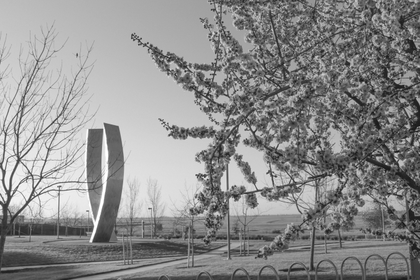
%> input picture Intro to Digital Image Processing/Lab3/Lab_03_image_original(png).png, 420 x 280 px, shrunk from 675 x 450 before the run, given in place of Lab_03_image2_light.tif, which was not available
$ octave test.m   (GNU Octave 9; MATLAB toolbox functions it lacks are replaced by stand-ins)
%> lines starting %> are read from the running program, lines starting %| are printed output that depends on the picture; long printed decimals are rounded; pictures that were not available may be replaced by others from this repository, and a replacement may not be noted
### Intro to Digital Image Processing/Lab3/zip/equalize.m
%% equalize.m
function out = equalize(input)
% equalize The function performs histogram equalization on a greyscale
%          image.
%
% Syntax:
%   out = equalize(input);
%
% Input:
%   input = greyscale image with intensity values from 0-255
%
% Output:
%   out = returns a greyscale image which is the histogram equalized
%         version of the original image
%
% History:
%   Jose Luciano - Created equalize function 4/10/2022
[r c] = size(input);
out = uint8(zeros(r,c));

% perform the histogram equalization of input image [0,255]
graph = compute_histogram(input);

plot_histogram(graph);

%compute the transformation vector
T = histogram_transform(graph);

% loop all the values, perform equalization for each pixel
for x = 1:r %each row
    for y = 1:c %each column
         index = input(x,y);
         if index == 0
             index = 1;
         end
         out(x,y) = T(index,1);%from T
    end
end
graph_eq = compute_histogram(out);
plot_histogram(graph_eq);

% get average and standard deviation using built-in functions
% change images to type double to calculate mean and std
input = double(input);
std_original = std(input(:));
mean_original = mean(input(:));

out = double(out);
std_eq = std(out(:));
mean_eq = mean(out(:));

fprintf('Original Image: Standard Deviation = %f   ', std_original);
fprintf('Mean = %f\n', mean_original);

fprintf('Equalized Image: Standard Deviation = %f   ', std_eq);
fprintf('Mean = %f\n', mean_eq);

out = uint8(out);
end

### Intro to Digital Image Processing/Lab3/zip/compute_histogram.m
%% compute_histogram.m
function h = compute_histogram(A)
% compute_histogram Compute the normalized histogram of the image
%
% Syntax:
%   h = compute_histogram(A);
%
% Input:
%   A =  greyscale image with intensity values from 0-255
%
% Output:
%   h = a vector of length 256 which is the normalized histogram of the
%       greyscale image
% History:
%   Jose Luciano - Created compute_histogram function 4/9/2022
[r c] = size(A);
%initialize histogram
h = double(zeros(256,1));
for x = 1:r
    for y = 1:c
        index = A(x,y);
        if index == 0
            index = 1;
        end
        %count how many times each value appears
        h(index,1) = h(index,1) + 1;

    end
end
%normalization
for x = 1:256
    h(x,1) = h(x,1)./(r*c);
end
end

### Intro to Digital Image Processing/Lab3/zip/plot_histogram.m
%% plot_histogram.m
function plot_histogram(data)
% plot_histogram Plots the normalized histogram
%
% Syntax:
%   plot_histogram(data);
%
% Input:
%   data = normalized histogram
%
% Output:
%   plots the histogram
%
% History:
%   Jose Luciano - Created plot_histogram function 4/09/2022
figure;
bar(data);

%change axis, xlabel = intensity value and ylabel = PMF
xlabel('intensity value');
xlim([1 255]);
ylabel('PMF');
y = max(data(:,1));
ylim([0 y]);

end

### Intro to Digital Image Processing/Lab3/zip/histogram_transform.m
%% histogram_transform.m
function T = histogram_transform(A)
% histogram_transform Computes the transformation function for histogram
%                     equalization
%
% Syntax:
%   T = histogram_transform(A);
%
% Input:
%   A = a normalized histogram
%
% Output:
%   T = a length 256 vector which represents the transformation function
%       for histogram equalization
%
% History:
%   Jose Luciano - Created histogram_tranform function 4/9/2022
T = uint8(zeros(256,1));
sum = 0;
for x = 1:256
    sum = sum + A(x,1);
    T(x,1) = 255*sum; %use the equation from textbook
end
end

### Intro to Digital Image Processing/Lab3/zip/test.m
%test script
in_img = imread('Lab_03_image2_light.tif');
%> in_img is the input picture: size 280x420x3 uint8; min 20, max 255, mean 140.9
temp = equalize(in_img);
%> after the loop in compute_histogram, `for x = 1:r`: h = 256 values, max 2973 at index 193, min 0 at index 1, mean 1378.1
%> after the loop in compute_histogram, `for x = 1:256`: h = 256 values, max 0.00843 at index 193, min 0 at index 1, mean 0.00391
%> in equalize, `graph = compute_histogram(input);`: graph has the same summary as h in compute_histogram
%> in plot_histogram, `y = max(data(:,1));`: y = 0.00843
%> in equalize, `plot_histogram(graph);`:
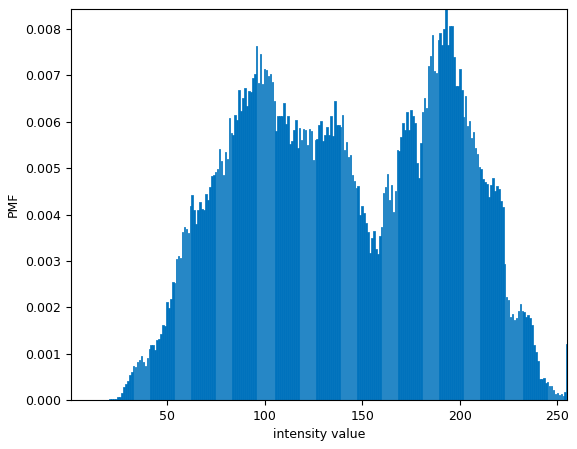
%> figure redrawn from the program's plot data; tallest bar 0.00843 high, from x = 192.6 to 193.4
%> the loop in histogram_transform, `for x = 1:256` made 256 passes
%> sum on passes 1 to 3: 0, 0, 0
%> after the loop in histogram_transform, `for x = 1:256`: T = 256 values from 0 to 255; sum = 1
%> in equalize, `T = histogram_transform(graph);`: T = 256 values from 0 to 255
%> after the loop in equalize, `for x = 1:r`:
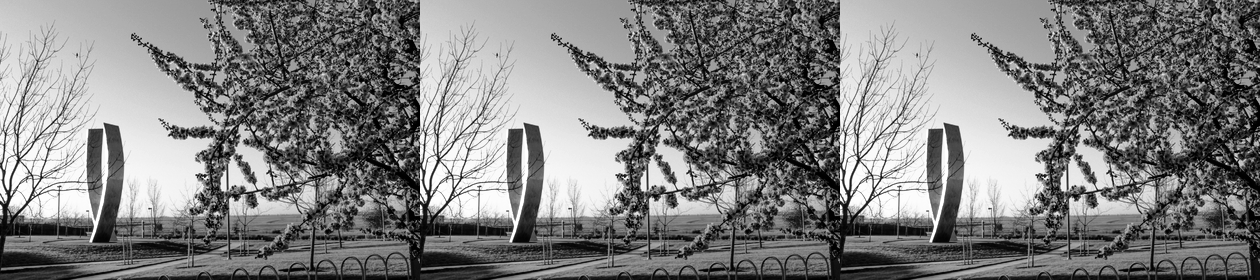
%> out: size 280x1260 uint8; min 0, max 255, mean 128.2
%> in equalize, `graph_eq = compute_histogram(out);`: graph_eq = 256 values, max 0.00843 at index 203, min 0 at index 16, mean 0.00391
%> in equalize, `std_original = std(input(:));`: std_original = 51.99
%> in equalize, `mean_original = mean(input(:));`: mean_original = 140.9
%> in equalize, `std_eq = std(out(:));`: std_eq = 73.59
%> in equalize, `mean_eq = mean(out(:));`: mean_eq = 128.2
%| Original Image: Standard Deviation = 51.995   Mean = 140.876
%| Equalized Image: Standard Deviation = 73.589   Mean = 128.219
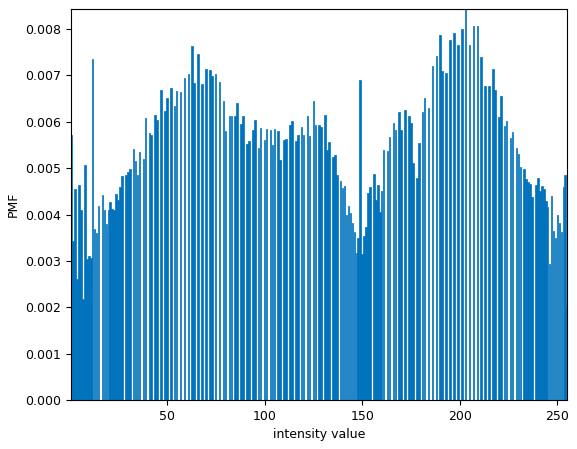
%> figure redrawn from the program's plot data; tallest bar 0.00843 high, from x = 202.6 to 203.4
figure;
imshow(temp);
imwrite(temp, 'light_image.png');
imwrite(in_img,'Lab_03_image2_light(png).png');

in_img2 = imread('Lab_03_image1_dark.tif');
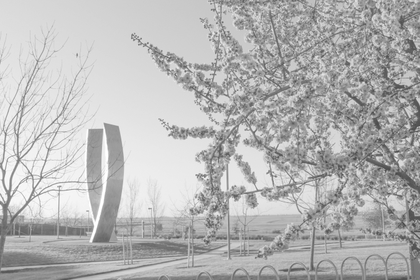
%> input picture Intro to Digital Image Processing/Lab3/Lab_03_image2_light(png).png, 420 x 280 px, shrunk from 675 x 450 before the run, given in place of Lab_03_image1_dark.tif, which was not available
%> in_img2 is the input picture: size 280x420 uint8; min 68, max 255, mean 182
temp2 = equalize(in_img2);
%> in equalize (call 2), `graph = compute_histogram(input);`: graph = 256 values, max 0.0145 at index 215, min 0 at index 1, mean 0.00391
%> in equalize (call 2), `plot_histogram(graph);`:
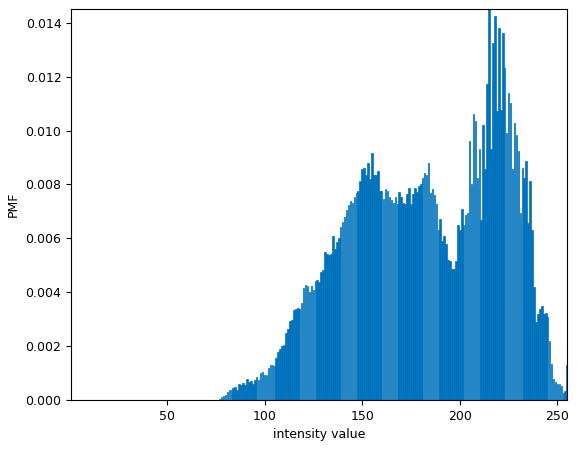
%> figure redrawn from the program's plot data; tallest bar 0.0145 high, from x = 214.6 to 215.4
%> after the loop in equalize (call 2), `for x = 1:r`:
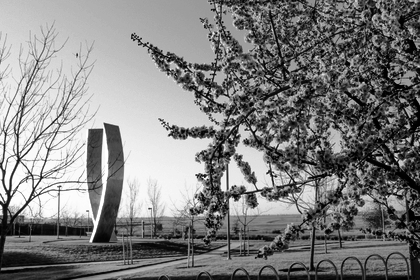
%> out: size 280x420 uint8; min 0, max 255, mean 128.5
%> in equalize (call 2), `graph_eq = compute_histogram(out);`: graph_eq = 256 values, max 0.0145 at index 189, min 0 at index 25, mean 0.00391
%> in equalize (call 2), `std_original = std(input(:));`: std_original = 38.23
%> in equalize (call 2), `mean_original = mean(input(:));`: mean_original = 182
%> in equalize (call 2), `std_eq = std(out(:));`: std_eq = 73.76
%> in equalize (call 2), `mean_eq = mean(out(:));`: mean_eq = 128.5
%| Original Image: Standard Deviation = 38.225   Mean = 182.022
%| Equalized Image: Standard Deviation = 73.756   Mean = 128.507
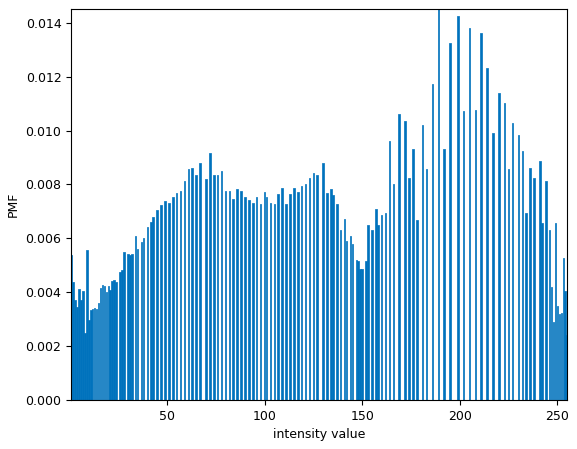
%> figure redrawn from the program's plot data; tallest bar 0.0145 high, from x = 188.6 to 189.4
figure;
imshow(temp2);
imwrite(temp2, 'dark_image.png');
imwrite(in_img2,'Lab_03_image1_dark(png).png');
